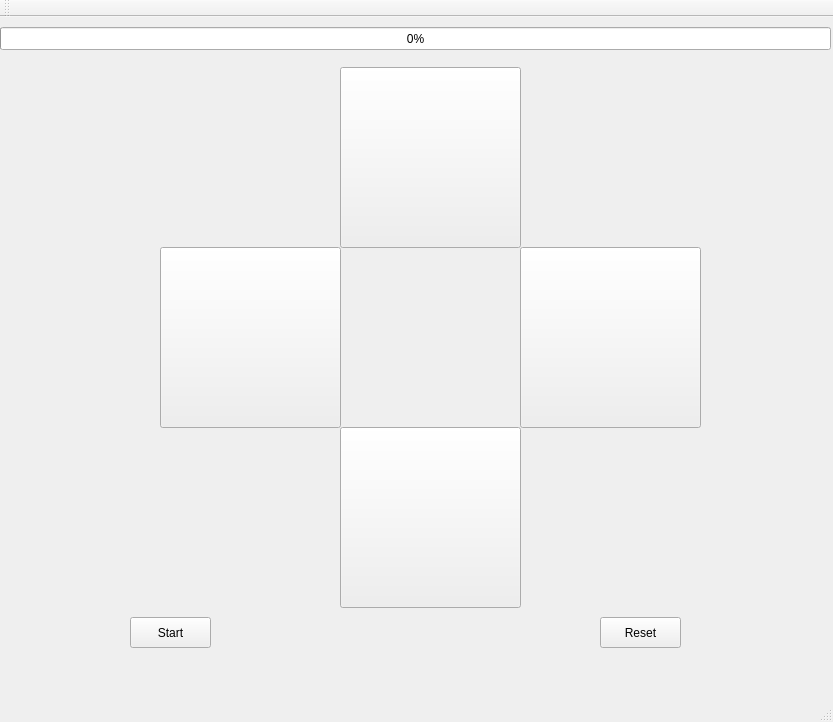
<?xml version="1.0" encoding="UTF-8"?>
<ui version="4.0">
 <class>MainWindow</class>
 <widget class="QMainWindow" name="MainWindow">
  <property name="geometry">
   <rect>
    <x>0</x>
    <y>0</y>
    <width>833</width>
    <height>722</height>
   </rect>
  </property>
  <property name="windowTitle">
   <string>MainWindow</string>
  </property>
  <widget class="QWidget" name="centralWidget">
   <widget class="QPushButton" name="startButton">
    <property name="geometry">
     <rect>
      <x>130</x>
      <y>600</y>
      <width>81</width>
      <height>31</height>
     </rect>
    </property>
    <property name="text">
     <string>Start</string>
    </property>
   </widget>
   <widget class="QPushButton" name="leftButton">
    <property name="geometry">
     <rect>
      <x>160</x>
      <y>230</y>
      <width>181</width>
      <height>181</height>
     </rect>
    </property>
    <property name="text">
     <string/>
    </property>
   </widget>
   <widget class="QPushButton" name="rightButton">
    <property name="geometry">
     <rect>
      <x>520</x>
      <y>230</y>
      <width>181</width>
      <height>181</height>
     </rect>
    </property>
    <property name="text">
     <string/>
    </property>
   </widget>
   <widget class="QPushButton" name="resetButton">
    <property name="geometry">
     <rect>
      <x>600</x>
      <y>600</y>
      <width>81</width>
      <height>31</height>
     </rect>
    </property>
    <property name="text">
     <string>Reset</string>
    </property>
   </widget>
   <widget class="QProgressBar" name="progressBar">
    <property name="geometry">
     <rect>
      <x>0</x>
      <y>10</y>
      <width>831</width>
      <height>23</height>
     </rect>
    </property>
    <property name="value">
     <number>0</number>
    </property>
   </widget>
   <widget class="QPushButton" name="topButton">
    <property name="geometry">
     <rect>
      <x>340</x>
      <y>50</y>
      <width>181</width>
      <height>181</height>
     </rect>
    </property>
    <property name="text">
     <string/>
    </property>
   </widget>
   <widget class="QPushButton" name="bottomButton">
    <property name="geometry">
     <rect>
      <x>340</x>
      <y>410</y>
      <width>181</width>
      <height>181</height>
     </rect>
    </property>
    <property name="text">
     <string/>
    </property>
   </widget>
  </widget>
  <widget class="QMenuBar" name="menuBar">
   <property name="geometry">
    <rect>
     <x>0</x>
     <y>0</y>
     <width>833</width>
     <height>21</height>
    </rect>
   </property>
  </widget>
  <widget class="QToolBar" name="mainToolBar">
   <attribute name="toolBarArea">
    <enum>TopToolBarArea</enum>
   </attribute>
   <attribute name="toolBarBreak">
    <bool>false</bool>
   </attribute>
  </widget>
  <widget class="QStatusBar" name="statusBar"/>
 </widget>
 <layoutdefault spacing="6" margin="11"/>
 <resources/>
 <connections/>
</ui>
